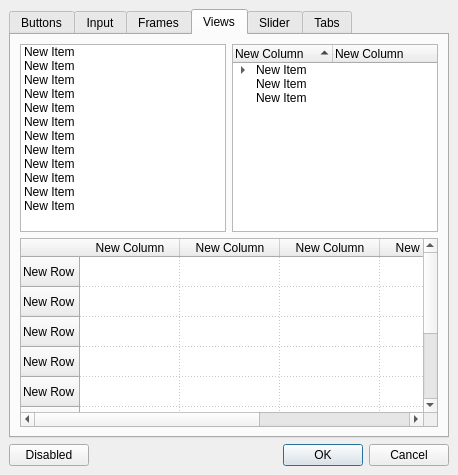
<ui version="4.0" >
 <class>Dialog</class>
 <widget class="QDialog" name="Dialog" >
  <property name="geometry" >
   <rect>
    <x>0</x>
    <y>0</y>
    <width>458</width>
    <height>475</height>
   </rect>
  </property>
  <property name="windowTitle" >
   <string>Dialog</string>
  </property>
  <layout class="QGridLayout" >
   <property name="margin" >
    <number>9</number>
   </property>
   <property name="spacing" >
    <number>6</number>
   </property>
   <item row="0" column="0" colspan="2" >
    <widget class="QTabWidget" name="tabWidget" >
     <property name="currentIndex" >
      <number>3</number>
     </property>
     <widget class="QWidget" name="tab" >
      <attribute name="title" >
       <string>Buttons</string>
      </attribute>
      <layout class="QGridLayout" >
       <property name="margin" >
        <number>9</number>
       </property>
       <property name="spacing" >
        <number>6</number>
       </property>
       <item row="0" column="0" >
        <widget class="QGroupBox" name="groupBox_4" >
         <property name="title" >
          <string>PushButtons</string>
         </property>
         <layout class="QGridLayout" >
          <property name="margin" >
           <number>9</number>
          </property>
          <property name="spacing" >
           <number>6</number>
          </property>
          <item row="3" column="0" >
           <widget class="QPushButton" name="pushButton_5" >
            <property name="text" >
             <string>Flat Toggle</string>
            </property>
            <property name="checkable" >
             <bool>true</bool>
            </property>
            <property name="checked" >
             <bool>true</bool>
            </property>
            <property name="flat" >
             <bool>true</bool>
            </property>
           </widget>
          </item>
          <item row="0" column="0" >
           <widget class="QPushButton" name="pushButton" >
            <property name="text" >
             <string>Push Me</string>
            </property>
           </widget>
          </item>
          <item row="1" column="0" >
           <widget class="QPushButton" name="pushButton_2" >
            <property name="text" >
             <string>Flat</string>
            </property>
            <property name="flat" >
             <bool>true</bool>
            </property>
           </widget>
          </item>
          <item row="2" column="0" >
           <widget class="QPushButton" name="pushButton_3" >
            <property name="text" >
             <string>Toggle</string>
            </property>
            <property name="checkable" >
             <bool>true</bool>
            </property>
            <property name="checked" >
             <bool>true</bool>
            </property>
           </widget>
          </item>
         </layout>
        </widget>
       </item>
       <item row="1" column="0" >
        <spacer>
         <property name="orientation" >
          <enum>Qt::Vertical</enum>
         </property>
         <property name="sizeHint" >
          <size>
           <width>20</width>
           <height>31</height>
          </size>
         </property>
        </spacer>
       </item>
       <item rowspan="2" row="0" column="1" >
        <widget class="QGroupBox" name="groupBox_5" >
         <property name="title" >
          <string>ToolButtons</string>
         </property>
         <layout class="QGridLayout" >
          <property name="margin" >
           <number>9</number>
          </property>
          <property name="spacing" >
           <number>6</number>
          </property>
          <item rowspan="2" row="0" column="1" >
           <widget class="QToolButton" name="toolButton_5" >
            <property name="text" >
             <string>TextUnder</string>
            </property>
            <property name="icon" >
             <iconset>../../../home/thomas/Desktop/oxygen/oxygen.png</iconset>
            </property>
            <property name="iconSize" >
             <size>
              <width>32</width>
              <height>32</height>
             </size>
            </property>
            <property name="toolButtonStyle" >
             <enum>Qt::ToolButtonTextUnderIcon</enum>
            </property>
           </widget>
          </item>
          <item row="1" column="0" >
           <widget class="QToolButton" name="toolButton_2" >
            <property name="text" >
             <string>Toggle</string>
            </property>
            <property name="checkable" >
             <bool>true</bool>
            </property>
            <property name="checked" >
             <bool>true</bool>
            </property>
            <property name="toolButtonStyle" >
             <enum>Qt::ToolButtonTextOnly</enum>
            </property>
           </widget>
          </item>
          <item row="2" column="1" >
           <widget class="QToolButton" name="toolButton_3" >
            <property name="text" >
             <string>Icon</string>
            </property>
            <property name="icon" >
             <iconset>../../../home/thomas/Desktop/oxygen/oxygen.png</iconset>
            </property>
            <property name="iconSize" >
             <size>
              <width>32</width>
              <height>32</height>
             </size>
            </property>
           </widget>
          </item>
          <item row="0" column="0" >
           <widget class="QToolButton" name="toolButton" >
            <property name="text" >
             <string>Tool Me</string>
            </property>
            <property name="toolButtonStyle" >
             <enum>Qt::ToolButtonTextOnly</enum>
            </property>
           </widget>
          </item>
          <item row="2" column="0" >
           <widget class="QToolButton" name="toolButton_4" >
            <property name="text" >
             <string>TextNext</string>
            </property>
            <property name="icon" >
             <iconset>../../../home/thomas/Desktop/oxygen/oxygen.png</iconset>
            </property>
            <property name="iconSize" >
             <size>
              <width>32</width>
              <height>32</height>
             </size>
            </property>
            <property name="toolButtonStyle" >
             <enum>Qt::ToolButtonTextBesideIcon</enum>
            </property>
           </widget>
          </item>
         </layout>
        </widget>
       </item>
       <item row="2" column="1" >
        <widget class="QGroupBox" name="groupBox_2" >
         <property name="title" >
          <string>RadioButtons</string>
         </property>
         <layout class="QGridLayout" >
          <property name="margin" >
           <number>9</number>
          </property>
          <property name="spacing" >
           <number>6</number>
          </property>
          <item row="2" column="0" >
           <widget class="QRadioButton" name="radioButton_3" >
            <property name="text" >
             <string>RadioButton</string>
            </property>
           </widget>
          </item>
          <item row="1" column="0" >
           <widget class="QRadioButton" name="radioButton_2" >
            <property name="text" >
             <string>Unchecked</string>
            </property>
            <property name="checkable" >
             <bool>true</bool>
            </property>
            <property name="checked" >
             <bool>false</bool>
            </property>
           </widget>
          </item>
          <item row="0" column="0" >
           <widget class="QRadioButton" name="radioButton" >
            <property name="text" >
             <string>Checked</string>
            </property>
            <property name="checkable" >
             <bool>true</bool>
            </property>
            <property name="checked" >
             <bool>true</bool>
            </property>
           </widget>
          </item>
         </layout>
        </widget>
       </item>
       <item row="2" column="0" >
        <widget class="QGroupBox" name="groupBox_3" >
         <property name="title" >
          <string>CheckBoxes</string>
         </property>
         <layout class="QGridLayout" >
          <property name="margin" >
           <number>9</number>
          </property>
          <property name="spacing" >
           <number>6</number>
          </property>
          <item row="1" column="0" >
           <widget class="QCheckBox" name="checkBox_2" >
            <property name="text" >
             <string>Unchecked</string>
            </property>
            <property name="checkable" >
             <bool>true</bool>
            </property>
           </widget>
          </item>
          <item row="2" column="0" >
           <widget class="QCheckBox" name="checkBox_3" >
            <property name="text" >
             <string>Unsure</string>
            </property>
            <property name="checked" >
             <bool>false</bool>
            </property>
            <property name="tristate" >
             <bool>true</bool>
            </property>
           </widget>
          </item>
          <item row="0" column="0" >
           <widget class="QCheckBox" name="checkBox" >
            <property name="text" >
             <string>Checked</string>
            </property>
            <property name="checkable" >
             <bool>true</bool>
            </property>
            <property name="checked" >
             <bool>true</bool>
            </property>
           </widget>
          </item>
         </layout>
        </widget>
       </item>
      </layout>
     </widget>
     <widget class="QWidget" name="tab_11" >
      <attribute name="title" >
       <string>Input</string>
      </attribute>
      <layout class="QGridLayout" >
       <property name="margin" >
        <number>9</number>
       </property>
       <property name="spacing" >
        <number>6</number>
       </property>
       <item rowspan="7" row="1" column="0" >
        <widget class="QTextBrowser" name="textBrowser" />
       </item>
       <item row="0" column="0" >
        <widget class="QLabel" name="label" >
         <property name="text" >
          <string>TextBrowser</string>
         </property>
        </widget>
       </item>
       <item rowspan="7" row="1" column="1" colspan="2" >
        <widget class="QTextEdit" name="textEdit" />
       </item>
       <item row="1" column="3" >
        <widget class="QSpinBox" name="spinBox" />
       </item>
       <item row="0" column="1" >
        <widget class="QLabel" name="label_2" >
         <property name="text" >
          <string>TextEdit</string>
         </property>
        </widget>
       </item>
       <item row="8" column="0" colspan="4" >
        <widget class="QLineEdit" name="lineEdit" >
         <property name="text" >
          <string>LineEdit</string>
         </property>
        </widget>
       </item>
       <item row="9" column="1" >
        <widget class="QLabel" name="label_7" >
         <property name="text" >
          <string>Date/Time Edit</string>
         </property>
        </widget>
       </item>
       <item row="0" column="3" >
        <widget class="QLabel" name="label_3" >
         <property name="text" >
          <string>SpinBox</string>
         </property>
        </widget>
       </item>
       <item row="7" column="3" >
        <widget class="QTimeEdit" name="timeEdit" />
       </item>
       <item row="9" column="0" >
        <widget class="QComboBox" name="comboBox" >
         <property name="editable" >
          <bool>true</bool>
         </property>
         <item>
          <property name="text" >
           <string>Editable Combobox</string>
          </property>
         </item>
         <item>
          <property name="text" >
           <string>An Item</string>
          </property>
         </item>
        </widget>
       </item>
       <item row="9" column="2" colspan="2" >
        <widget class="QDateTimeEdit" name="dateTimeEdit" />
       </item>
       <item row="2" column="3" >
        <widget class="QLabel" name="label_4" >
         <property name="text" >
          <string>SpinBox (Double)</string>
         </property>
        </widget>
       </item>
       <item row="3" column="3" >
        <widget class="QDoubleSpinBox" name="doubleSpinBox" />
       </item>
       <item row="4" column="3" >
        <widget class="QLabel" name="label_5" >
         <property name="text" >
          <string>Date Edit</string>
         </property>
        </widget>
       </item>
       <item row="5" column="3" >
        <widget class="QDateEdit" name="dateEdit" />
       </item>
       <item row="6" column="3" >
        <widget class="QLabel" name="label_6" >
         <property name="text" >
          <string>Time Edit</string>
         </property>
        </widget>
       </item>
      </layout>
     </widget>
     <widget class="QWidget" name="tab_10" >
      <attribute name="title" >
       <string>Frames</string>
      </attribute>
      <layout class="QGridLayout" >
       <property name="margin" >
        <number>9</number>
       </property>
       <property name="spacing" >
        <number>6</number>
       </property>
       <item row="0" column="0" >
        <widget class="QGroupBox" name="groupBox" >
         <property name="title" >
          <string>GroupBox</string>
         </property>
         <layout class="QGridLayout" >
          <property name="margin" >
           <number>9</number>
          </property>
          <property name="spacing" >
           <number>6</number>
          </property>
          <item row="1" column="0" colspan="3" >
           <widget class="Line" name="line" >
            <property name="orientation" >
             <enum>Qt::Horizontal</enum>
            </property>
           </widget>
          </item>
          <item row="3" column="0" colspan="3" >
           <widget class="QLineEdit" name="lineEdit_2" >
            <property name="text" >
             <string>LineEdit</string>
            </property>
           </widget>
          </item>
          <item row="0" column="2" >
           <widget class="QLabel" name="label_9" >
            <property name="frameShape" >
             <enum>QFrame::StyledPanel</enum>
            </property>
            <property name="frameShadow" >
             <enum>QFrame::Plain</enum>
            </property>
            <property name="text" >
             <string>Plain</string>
            </property>
            <property name="alignment" >
             <set>Qt::AlignCenter</set>
            </property>
           </widget>
          </item>
          <item row="0" column="0" >
           <widget class="QLabel" name="label_8" >
            <property name="text" >
             <string>No Frame</string>
            </property>
            <property name="alignment" >
             <set>Qt::AlignCenter</set>
            </property>
           </widget>
          </item>
          <item row="0" column="1" >
           <widget class="Line" name="line_3" >
            <property name="orientation" >
             <enum>Qt::Vertical</enum>
            </property>
           </widget>
          </item>
          <item row="2" column="0" >
           <widget class="QLabel" name="label_10" >
            <property name="frameShape" >
             <enum>QFrame::StyledPanel</enum>
            </property>
            <property name="frameShadow" >
             <enum>QFrame::Raised</enum>
            </property>
            <property name="text" >
             <string>Raised</string>
            </property>
            <property name="alignment" >
             <set>Qt::AlignCenter</set>
            </property>
           </widget>
          </item>
          <item row="2" column="2" >
           <widget class="QLabel" name="label_11" >
            <property name="frameShape" >
             <enum>QFrame::StyledPanel</enum>
            </property>
            <property name="frameShadow" >
             <enum>QFrame::Sunken</enum>
            </property>
            <property name="text" >
             <string>Sunken</string>
            </property>
            <property name="alignment" >
             <set>Qt::AlignCenter</set>
            </property>
           </widget>
          </item>
          <item row="2" column="1" >
           <widget class="Line" name="line_2" >
            <property name="orientation" >
             <enum>Qt::Vertical</enum>
            </property>
           </widget>
          </item>
         </layout>
        </widget>
       </item>
      </layout>
     </widget>
     <widget class="QWidget" name="tab_12" >
      <attribute name="title" >
       <string>Views</string>
      </attribute>
      <layout class="QGridLayout" >
       <property name="margin" >
        <number>9</number>
       </property>
       <property name="spacing" >
        <number>6</number>
       </property>
       <item row="0" column="1" >
        <widget class="QTreeWidget" name="treeWidget" >
         <property name="rootIsDecorated" >
          <bool>true</bool>
         </property>
         <property name="sortingEnabled" >
          <bool>true</bool>
         </property>
         <property name="animated" >
          <bool>true</bool>
         </property>
         <column>
          <property name="text" >
           <string>New Column</string>
          </property>
         </column>
         <column>
          <property name="text" >
           <string>New Column</string>
          </property>
         </column>
         <item>
          <property name="text" >
           <string>New Item</string>
          </property>
          <property name="text" >
           <string/>
          </property>
          <item>
           <property name="text" >
            <string>New Sub Item</string>
           </property>
           <property name="text" >
            <string/>
           </property>
           <item>
            <property name="text" >
             <string>New Sub Item</string>
            </property>
            <property name="text" >
             <string/>
            </property>
            <item>
             <property name="text" >
              <string>New Sub Item</string>
             </property>
             <property name="text" >
              <string/>
             </property>
            </item>
            <item>
             <property name="text" >
              <string>New Item</string>
             </property>
             <property name="text" >
              <string/>
             </property>
             <item>
              <property name="text" >
               <string>New Sub Item</string>
              </property>
              <property name="text" >
               <string/>
              </property>
             </item>
             <item>
              <property name="text" >
               <string>New Item</string>
              </property>
              <property name="text" >
               <string/>
              </property>
             </item>
             <item>
              <property name="text" >
               <string>New Item</string>
              </property>
              <property name="text" >
               <string/>
              </property>
             </item>
             <item>
              <property name="text" >
               <string>New Item</string>
              </property>
              <property name="text" >
               <string/>
              </property>
             </item>
            </item>
            <item>
             <property name="text" >
              <string>New Item</string>
             </property>
             <property name="text" >
              <string/>
             </property>
            </item>
            <item>
             <property name="text" >
              <string>New Item</string>
             </property>
             <property name="text" >
              <string/>
             </property>
             <item>
              <property name="text" >
               <string>New Sub Item</string>
              </property>
              <property name="text" >
               <string/>
              </property>
             </item>
             <item>
              <property name="text" >
               <string>New Item</string>
              </property>
              <property name="text" >
               <string/>
              </property>
             </item>
             <item>
              <property name="text" >
               <string>New Item</string>
              </property>
              <property name="text" >
               <string/>
              </property>
             </item>
             <item>
              <property name="text" >
               <string>New Item</string>
              </property>
              <property name="text" >
               <string/>
              </property>
             </item>
            </item>
           </item>
           <item>
            <property name="text" >
             <string>New Item</string>
            </property>
            <property name="text" >
             <string/>
            </property>
           </item>
          </item>
         </item>
         <item>
          <property name="text" >
           <string>New Item</string>
          </property>
          <property name="text" >
           <string/>
          </property>
         </item>
         <item>
          <property name="text" >
           <string>New Item</string>
          </property>
          <property name="text" >
           <string/>
          </property>
         </item>
        </widget>
       </item>
       <item row="0" column="0" >
        <widget class="QListWidget" name="listWidget" >
         <item>
          <property name="text" >
           <string>New Item</string>
          </property>
         </item>
         <item>
          <property name="text" >
           <string>New Item</string>
          </property>
         </item>
         <item>
          <property name="text" >
           <string>New Item</string>
          </property>
         </item>
         <item>
          <property name="text" >
           <string>New Item</string>
          </property>
         </item>
         <item>
          <property name="text" >
           <string>New Item</string>
          </property>
         </item>
         <item>
          <property name="text" >
           <string>New Item</string>
          </property>
         </item>
         <item>
          <property name="text" >
           <string>New Item</string>
          </property>
         </item>
         <item>
          <property name="text" >
           <string>New Item</string>
          </property>
         </item>
         <item>
          <property name="text" >
           <string>New Item</string>
          </property>
         </item>
         <item>
          <property name="text" >
           <string>New Item</string>
          </property>
         </item>
         <item>
          <property name="text" >
           <string>New Item</string>
          </property>
         </item>
         <item>
          <property name="text" >
           <string>New Item</string>
          </property>
         </item>
        </widget>
       </item>
       <item row="1" column="0" colspan="2" >
        <widget class="QTableWidget" name="tableWidget" >
         <property name="gridStyle" >
          <enum>Qt::DotLine</enum>
         </property>
         <property name="sortingEnabled" >
          <bool>true</bool>
         </property>
         <row>
          <property name="text" >
           <string>New Row</string>
          </property>
         </row>
         <row>
          <property name="text" >
           <string>New Row</string>
          </property>
         </row>
         <row>
          <property name="text" >
           <string>New Row</string>
          </property>
         </row>
         <row>
          <property name="text" >
           <string>New Row</string>
          </property>
         </row>
         <row>
          <property name="text" >
           <string>New Row</string>
          </property>
         </row>
         <row>
          <property name="text" >
           <string>New Row</string>
          </property>
         </row>
         <row>
          <property name="text" >
           <string>New Row</string>
          </property>
         </row>
         <row>
          <property name="text" >
           <string>New Row</string>
          </property>
         </row>
         <row>
          <property name="text" >
           <string>New Row</string>
          </property>
         </row>
         <column>
          <property name="text" >
           <string>New Column</string>
          </property>
         </column>
         <column>
          <property name="text" >
           <string>New Column</string>
          </property>
         </column>
         <column>
          <property name="text" >
           <string>New Column</string>
          </property>
         </column>
         <column>
          <property name="text" >
           <string>New Column</string>
          </property>
         </column>
         <column>
          <property name="text" >
           <string>New Column</string>
          </property>
         </column>
        </widget>
       </item>
      </layout>
     </widget>
     <widget class="QWidget" name="tab_3" >
      <attribute name="title" >
       <string>Slider</string>
      </attribute>
      <layout class="QGridLayout" >
       <property name="margin" >
        <number>9</number>
       </property>
       <property name="spacing" >
        <number>6</number>
       </property>
       <item row="0" column="0" >
        <widget class="QLabel" name="label_12" >
         <property name="text" >
          <string>Enter value</string>
         </property>
        </widget>
       </item>
       <item row="0" column="1" >
        <widget class="QSpinBox" name="spinBox_2" >
         <property name="maximum" >
          <number>100</number>
         </property>
         <property name="value" >
          <number>50</number>
         </property>
        </widget>
       </item>
       <item row="0" column="2" >
        <widget class="QDoubleSpinBox" name="doubleSpinBox_2" >
         <property name="value" >
          <double>50.000000000000000</double>
         </property>
        </widget>
       </item>
       <item rowspan="6" row="0" column="6" >
        <widget class="QScrollBar" name="verticalScrollBar" >
         <property name="maximum" >
          <number>100</number>
         </property>
         <property name="value" >
          <number>50</number>
         </property>
         <property name="orientation" >
          <enum>Qt::Vertical</enum>
         </property>
        </widget>
       </item>
       <item row="6" column="0" colspan="6" >
        <widget class="QScrollBar" name="horizontalScrollBar" >
         <property name="maximum" >
          <number>100</number>
         </property>
         <property name="value" >
          <number>50</number>
         </property>
         <property name="orientation" >
          <enum>Qt::Horizontal</enum>
         </property>
        </widget>
       </item>
       <item row="5" column="0" colspan="6" >
        <widget class="QSlider" name="horizontalSlider" >
         <property name="maximum" >
          <number>100</number>
         </property>
         <property name="value" >
          <number>50</number>
         </property>
         <property name="orientation" >
          <enum>Qt::Horizontal</enum>
         </property>
        </widget>
       </item>
       <item row="0" column="3" >
        <widget class="QDateEdit" name="dateEdit_2" >
         <property name="date" >
          <date>
           <year>2007</year>
           <month>7</month>
           <day>1</day>
          </date>
         </property>
        </widget>
       </item>
       <item row="1" column="0" colspan="2" >
        <widget class="QTimeEdit" name="timeEdit_2" >
         <property name="time" >
          <time>
           <hour>12</hour>
           <minute>0</minute>
           <second>0</second>
          </time>
         </property>
        </widget>
       </item>
       <item row="1" column="2" colspan="3" >
        <widget class="QDateTimeEdit" name="dateTimeEdit_2" >
         <property name="date" >
          <date>
           <year>2007</year>
           <month>7</month>
           <day>1</day>
          </date>
         </property>
         <property name="time" >
          <time>
           <hour>12</hour>
           <minute>0</minute>
           <second>0</second>
          </time>
         </property>
        </widget>
       </item>
       <item rowspan="5" row="0" column="5" >
        <widget class="QSlider" name="verticalSlider" >
         <property name="maximum" >
          <number>100</number>
         </property>
         <property name="value" >
          <number>50</number>
         </property>
         <property name="orientation" >
          <enum>Qt::Vertical</enum>
         </property>
         <property name="tickPosition" >
          <enum>QSlider::TicksBothSides</enum>
         </property>
         <property name="tickInterval" >
          <number>5</number>
         </property>
        </widget>
       </item>
       <item rowspan="3" row="2" column="4" >
        <widget class="QSlider" name="verticalSlider_2" >
         <property name="maximum" >
          <number>100</number>
         </property>
         <property name="value" >
          <number>50</number>
         </property>
         <property name="orientation" >
          <enum>Qt::Vertical</enum>
         </property>
         <property name="invertedAppearance" >
          <bool>true</bool>
         </property>
         <property name="invertedControls" >
          <bool>false</bool>
         </property>
         <property name="tickPosition" >
          <enum>QSlider::TicksAbove</enum>
         </property>
        </widget>
       </item>
       <item row="4" column="0" colspan="4" >
        <widget class="QSlider" name="horizontalSlider_2" >
         <property name="maximum" >
          <number>100</number>
         </property>
         <property name="value" >
          <number>50</number>
         </property>
         <property name="orientation" >
          <enum>Qt::Horizontal</enum>
         </property>
         <property name="invertedAppearance" >
          <bool>true</bool>
         </property>
         <property name="invertedControls" >
          <bool>false</bool>
         </property>
         <property name="tickPosition" >
          <enum>QSlider::TicksBelow</enum>
         </property>
         <property name="tickInterval" >
          <number>20</number>
         </property>
        </widget>
       </item>
       <item rowspan="2" row="2" column="3" >
        <widget class="QProgressBar" name="progressBar_2" >
         <property name="value" >
          <number>50</number>
         </property>
         <property name="orientation" >
          <enum>Qt::Vertical</enum>
         </property>
        </widget>
       </item>
       <item row="3" column="0" colspan="2" >
        <widget class="QProgressBar" name="progressBar" >
         <property name="value" >
          <number>50</number>
         </property>
         <property name="orientation" >
          <enum>Qt::Horizontal</enum>
         </property>
        </widget>
       </item>
       <item row="2" column="0" colspan="2" >
        <widget class="QProgressBar" name="progressBar_3" >
         <property name="value" >
          <number>50</number>
         </property>
         <property name="orientation" >
          <enum>Qt::Horizontal</enum>
         </property>
         <property name="invertedAppearance" >
          <bool>true</bool>
         </property>
        </widget>
       </item>
       <item rowspan="2" row="2" column="2" >
        <widget class="QDial" name="dial" >
         <property name="minimum" >
          <number>50</number>
         </property>
         <property name="maximum" >
          <number>100</number>
         </property>
         <property name="orientation" >
          <enum>Qt::Horizontal</enum>
         </property>
        </widget>
       </item>
      </layout>
     </widget>
     <widget class="QWidget" name="tab_2" >
      <attribute name="title" >
       <string>Tabs</string>
      </attribute>
      <layout class="QGridLayout" >
       <property name="margin" >
        <number>9</number>
       </property>
       <property name="spacing" >
        <number>6</number>
       </property>
       <item row="0" column="0" >
        <widget class="QTabWidget" name="tabWidget_2" >
         <property name="tabPosition" >
          <enum>QTabWidget::South</enum>
         </property>
         <property name="currentIndex" >
          <number>0</number>
         </property>
         <widget class="QWidget" name="tab_4" >
          <attribute name="title" >
           <string>More Tabs</string>
          </attribute>
          <layout class="QGridLayout" >
           <property name="margin" >
            <number>9</number>
           </property>
           <property name="spacing" >
            <number>6</number>
           </property>
           <item row="0" column="0" >
            <widget class="QTabWidget" name="tabWidget_3" >
             <property name="tabPosition" >
              <enum>QTabWidget::West</enum>
             </property>
             <property name="currentIndex" >
              <number>0</number>
             </property>
             <widget class="QWidget" name="tab_6" >
              <attribute name="title" >
               <string>Tab 1</string>
              </attribute>
              <layout class="QGridLayout" >
               <property name="margin" >
                <number>9</number>
               </property>
               <property name="spacing" >
                <number>6</number>
               </property>
               <item row="0" column="0" >
                <widget class="QTabWidget" name="tabWidget_4" >
                 <property name="tabPosition" >
                  <enum>QTabWidget::East</enum>
                 </property>
                 <property name="currentIndex" >
                  <number>0</number>
                 </property>
                 <widget class="QWidget" name="tab_8" >
                  <attribute name="title" >
                   <string>Tab 1</string>
                  </attribute>
                  <layout class="QGridLayout" >
                   <property name="margin" >
                    <number>9</number>
                   </property>
                   <property name="spacing" >
                    <number>6</number>
                   </property>
                  </layout>
                 </widget>
                 <widget class="QWidget" name="tab_9" >
                  <attribute name="title" >
                   <string>Tab 2</string>
                  </attribute>
                 </widget>
                </widget>
               </item>
              </layout>
             </widget>
             <widget class="QWidget" name="tab_7" >
              <attribute name="title" >
               <string>Tab 2</string>
              </attribute>
             </widget>
            </widget>
           </item>
          </layout>
         </widget>
         <widget class="QWidget" name="tab_5" >
          <attribute name="title" >
           <string>ToolBox</string>
          </attribute>
          <layout class="QGridLayout" >
           <property name="margin" >
            <number>9</number>
           </property>
           <property name="spacing" >
            <number>6</number>
           </property>
           <item row="0" column="0" >
            <widget class="QToolBox" name="toolBox" >
             <property name="currentIndex" >
              <number>1</number>
             </property>
             <widget class="QWidget" name="page" >
              <property name="geometry" >
               <rect>
                <x>0</x>
                <y>0</y>
                <width>100</width>
                <height>30</height>
               </rect>
              </property>
              <attribute name="label" >
               <string>Page 1</string>
              </attribute>
             </widget>
             <widget class="QWidget" name="page_3" >
              <property name="geometry" >
               <rect>
                <x>0</x>
                <y>0</y>
                <width>100</width>
                <height>30</height>
               </rect>
              </property>
              <attribute name="label" >
               <string>Page</string>
              </attribute>
             </widget>
             <widget class="QWidget" name="page_2" >
              <property name="geometry" >
               <rect>
                <x>0</x>
                <y>0</y>
                <width>100</width>
                <height>30</height>
               </rect>
              </property>
              <attribute name="label" >
               <string>Page 2</string>
              </attribute>
             </widget>
            </widget>
           </item>
          </layout>
         </widget>
        </widget>
       </item>
      </layout>
     </widget>
    </widget>
   </item>
   <item row="1" column="0" >
    <widget class="QPushButton" name="pushButton_4" >
     <property name="text" >
      <string>Disabled</string>
     </property>
     <property name="checkable" >
      <bool>true</bool>
     </property>
    </widget>
   </item>
   <item row="1" column="1" >
    <widget class="QDialogButtonBox" name="buttonBox" >
     <property name="orientation" >
      <enum>Qt::Horizontal</enum>
     </property>
     <property name="standardButtons" >
      <set>QDialogButtonBox::Cancel|QDialogButtonBox::NoButton|QDialogButtonBox::Ok</set>
     </property>
    </widget>
   </item>
  </layout>
 </widget>
 <resources/>
 <connections>
  <connection>
   <sender>buttonBox</sender>
   <signal>accepted()</signal>
   <receiver>Dialog</receiver>
   <slot>accept()</slot>
   <hints>
    <hint type="sourcelabel" >
     <x>313</x>
     <y>739</y>
    </hint>
    <hint type="destinationlabel" >
     <x>157</x>
     <y>274</y>
    </hint>
   </hints>
  </connection>
  <connection>
   <sender>buttonBox</sender>
   <signal>rejected()</signal>
   <receiver>Dialog</receiver>
   <slot>reject()</slot>
   <hints>
    <hint type="sourcelabel" >
     <x>381</x>
     <y>745</y>
    </hint>
    <hint type="destinationlabel" >
     <x>286</x>
     <y>274</y>
    </hint>
   </hints>
  </connection>
  <connection>
   <sender>pushButton_4</sender>
   <signal>toggled(bool)</signal>
   <receiver>tabWidget</receiver>
   <slot>setDisabled(bool)</slot>
   <hints>
    <hint type="sourcelabel" >
     <x>61</x>
     <y>740</y>
    </hint>
    <hint type="destinationlabel" >
     <x>35</x>
     <y>406</y>
    </hint>
   </hints>
  </connection>
  <connection>
   <sender>spinBox_2</sender>
   <signal>valueChanged(int)</signal>
   <receiver>progressBar_3</receiver>
   <slot>setValue(int)</slot>
   <hints>
    <hint type="sourcelabel" >
     <x>112</x>
     <y>119</y>
    </hint>
    <hint type="destinationlabel" >
     <x>52</x>
     <y>298</y>
    </hint>
   </hints>
  </connection>
  <connection>
   <sender>spinBox_2</sender>
   <signal>valueChanged(int)</signal>
   <receiver>progressBar</receiver>
   <slot>setValue(int)</slot>
   <hints>
    <hint type="sourcelabel" >
     <x>80</x>
     <y>127</y>
    </hint>
    <hint type="destinationlabel" >
     <x>82</x>
     <y>402</y>
    </hint>
   </hints>
  </connection>
  <connection>
   <sender>spinBox_2</sender>
   <signal>valueChanged(int)</signal>
   <receiver>horizontalSlider_2</receiver>
   <slot>setValue(int)</slot>
   <hints>
    <hint type="sourcelabel" >
     <x>141</x>
     <y>123</y>
    </hint>
    <hint type="destinationlabel" >
     <x>187</x>
     <y>482</y>
    </hint>
   </hints>
  </connection>
  <connection>
   <sender>spinBox_2</sender>
   <signal>valueChanged(int)</signal>
   <receiver>horizontalSlider</receiver>
   <slot>setValue(int)</slot>
   <hints>
    <hint type="sourcelabel" >
     <x>116</x>
     <y>117</y>
    </hint>
    <hint type="destinationlabel" >
     <x>133</x>
     <y>565</y>
    </hint>
   </hints>
  </connection>
  <connection>
   <sender>spinBox_2</sender>
   <signal>valueChanged(int)</signal>
   <receiver>horizontalScrollBar</receiver>
   <slot>setValue(int)</slot>
   <hints>
    <hint type="sourcelabel" >
     <x>106</x>
     <y>127</y>
    </hint>
    <hint type="destinationlabel" >
     <x>79</x>
     <y>639</y>
    </hint>
   </hints>
  </connection>
  <connection>
   <sender>spinBox_2</sender>
   <signal>valueChanged(int)</signal>
   <receiver>dial</receiver>
   <slot>setValue(int)</slot>
   <hints>
    <hint type="sourcelabel" >
     <x>107</x>
     <y>119</y>
    </hint>
    <hint type="destinationlabel" >
     <x>473</x>
     <y>294</y>
    </hint>
   </hints>
  </connection>
  <connection>
   <sender>spinBox_2</sender>
   <signal>valueChanged(int)</signal>
   <receiver>progressBar_2</receiver>
   <slot>setValue(int)</slot>
   <hints>
    <hint type="sourcelabel" >
     <x>126</x>
     <y>133</y>
    </hint>
    <hint type="destinationlabel" >
     <x>627</x>
     <y>303</y>
    </hint>
   </hints>
  </connection>
  <connection>
   <sender>spinBox_2</sender>
   <signal>valueChanged(int)</signal>
   <receiver>verticalScrollBar</receiver>
   <slot>setValue(int)</slot>
   <hints>
    <hint type="sourcelabel" >
     <x>158</x>
     <y>104</y>
    </hint>
    <hint type="destinationlabel" >
     <x>784</x>
     <y>116</y>
    </hint>
   </hints>
  </connection>
  <connection>
   <sender>spinBox_2</sender>
   <signal>valueChanged(int)</signal>
   <receiver>verticalSlider</receiver>
   <slot>setValue(int)</slot>
   <hints>
    <hint type="sourcelabel" >
     <x>171</x>
     <y>103</y>
    </hint>
    <hint type="destinationlabel" >
     <x>754</x>
     <y>160</y>
    </hint>
   </hints>
  </connection>
  <connection>
   <sender>spinBox_2</sender>
   <signal>valueChanged(int)</signal>
   <receiver>verticalSlider_2</receiver>
   <slot>setValue(int)</slot>
   <hints>
    <hint type="sourcelabel" >
     <x>29</x>
     <y>118</y>
    </hint>
    <hint type="destinationlabel" >
     <x>718</x>
     <y>323</y>
    </hint>
   </hints>
  </connection>
 </connections>
</ui>
